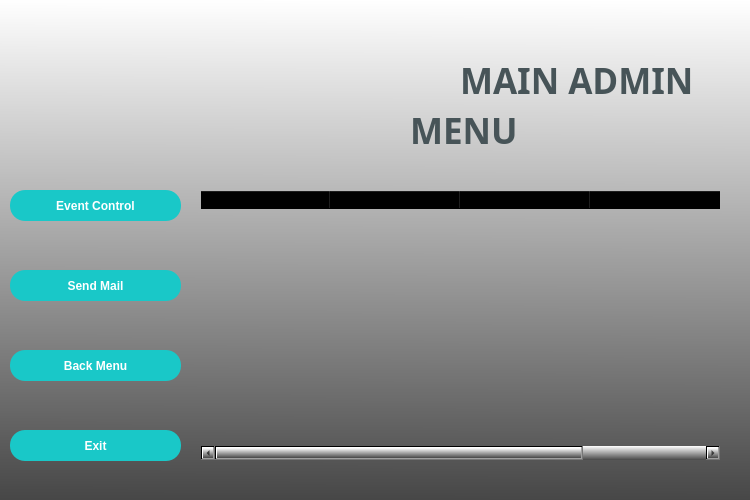
<?xml version="1.0" encoding="UTF-8"?>
<ui version="4.0">
 <class>Form</class>
 <widget class="QWidget" name="Form">
  <property name="geometry">
   <rect>
    <x>0</x>
    <y>0</y>
    <width>750</width>
    <height>500</height>
   </rect>
  </property>
  <property name="sizePolicy">
   <sizepolicy hsizetype="Preferred" vsizetype="Ignored">
    <horstretch>0</horstretch>
    <verstretch>0</verstretch>
   </sizepolicy>
  </property>
  <property name="minimumSize">
   <size>
    <width>750</width>
    <height>500</height>
   </size>
  </property>
  <property name="maximumSize">
   <size>
    <width>750</width>
    <height>500</height>
   </size>
  </property>
  <property name="windowTitle">
   <string>MAIN ADMIN MENU</string>
  </property>
  <property name="windowIcon">
   <iconset>
    <normaloff>pictures/wehere_icon.png</normaloff>pictures/wehere_icon.png</iconset>
  </property>
  <property name="styleSheet">
   <string notr="true">background-color: qlineargradient(spread:pad, x1:0.489, y1:1, x2:0.494, y2:0, stop:0 rgba(71, 71, 71, 255), stop:1 rgba(255, 255, 255, 255));</string>
  </property>
  <widget class="QPushButton" name="pushButton_mam_exit">
   <property name="geometry">
    <rect>
     <x>10</x>
     <y>430</y>
     <width>171</width>
     <height>31</height>
    </rect>
   </property>
   <property name="font">
    <font>
     <family>Arial</family>
     <bold>true</bold>
    </font>
   </property>
   <property name="styleSheet">
    <string notr="true">QPushButton{
	border-radius : 15px;
	background-color : rgb(25, 200, 200);
	color: rgb(255, 255, 255);
}
QPushButton:hover{
	background-color: rgb(20, 135, 135);
 border: 2px solid rgb(162, 0, 0);
}</string>
   </property>
   <property name="text">
    <string>Exit</string>
   </property>
  </widget>
  <widget class="QLabel" name="label_2">
   <property name="geometry">
    <rect>
     <x>200</x>
     <y>32</y>
     <width>261</width>
     <height>101</height>
    </rect>
   </property>
   <property name="styleSheet">
    <string notr="true">
background-color: rgba(0, 0, 0,0%);</string>
   </property>
   <property name="text">
    <string/>
   </property>
   <property name="pixmap">
    <pixmap>pictures/wehere_logo.ico</pixmap>
   </property>
  </widget>
  <widget class="QPushButton" name="pushButton_mam_send_mail">
   <property name="geometry">
    <rect>
     <x>10</x>
     <y>270</y>
     <width>171</width>
     <height>31</height>
    </rect>
   </property>
   <property name="font">
    <font>
     <family>Arial</family>
     <bold>true</bold>
    </font>
   </property>
   <property name="styleSheet">
    <string notr="true">QPushButton{
	border-radius : 15px;
	background-color : rgb(25, 200, 200);
	color: rgb(255, 255, 255);
}
QPushButton:hover{
	background-color: rgb(20, 135, 135);
 border: 2px solid rgb(162, 0, 0);
}</string>
   </property>
   <property name="text">
    <string>Send Mail</string>
   </property>
  </widget>
  <widget class="QLabel" name="label">
   <property name="geometry">
    <rect>
     <x>10</x>
     <y>10</y>
     <width>191</width>
     <height>171</height>
    </rect>
   </property>
   <property name="styleSheet">
    <string notr="true">background-color: rgba(0, 0, 0,0%);</string>
   </property>
   <property name="text">
    <string/>
   </property>
   <property name="pixmap">
    <pixmap>pictures/main_admin.png</pixmap>
   </property>
   <property name="scaledContents">
    <bool>true</bool>
   </property>
  </widget>
  <widget class="QLabel" name="label_3">
   <property name="geometry">
    <rect>
     <x>460</x>
     <y>60</y>
     <width>251</width>
     <height>41</height>
    </rect>
   </property>
   <property name="font">
    <font>
     <family>Arial Black</family>
     <pointsize>26</pointsize>
     <bold>true</bold>
    </font>
   </property>
   <property name="styleSheet">
    <string notr="true">background-color: rgba(0, 0, 0,0%);
color: rgb(71, 84, 88);</string>
   </property>
   <property name="text">
    <string>MAIN ADMIN</string>
   </property>
  </widget>
  <widget class="QTableWidget" name="tableWidget">
   <property name="geometry">
    <rect>
     <x>200</x>
     <y>190</y>
     <width>521</width>
     <height>271</height>
    </rect>
   </property>
   <property name="styleSheet">
    <string notr="true">background-color: rgba(0, 0, 0,0%);</string>
   </property>
   <attribute name="horizontalHeaderDefaultSectionSize">
    <number>130</number>
   </attribute>
   <column>
    <property name="text">
     <string>Event Name</string>
    </property>
   </column>
   <column>
    <property name="text">
     <string>Start Time</string>
    </property>
   </column>
   <column>
    <property name="text">
     <string>Participant Mail</string>
    </property>
    <property name="textAlignment">
     <set>AlignHCenter|AlignTop</set>
    </property>
   </column>
   <column>
    <property name="text">
     <string>Organizer Mail</string>
    </property>
   </column>
  </widget>
  <widget class="QPushButton" name="pushButton_back_menu">
   <property name="geometry">
    <rect>
     <x>10</x>
     <y>350</y>
     <width>171</width>
     <height>31</height>
    </rect>
   </property>
   <property name="font">
    <font>
     <family>Arial</family>
     <bold>true</bold>
    </font>
   </property>
   <property name="styleSheet">
    <string notr="true">QPushButton{
	border-radius : 15px;
	background-color : rgb(25, 200, 200);
	color: rgb(255, 255, 255);
}
QPushButton:hover{
	background-color: rgb(20, 135, 135);
 border: 2px solid rgb(162, 0, 0);
}</string>
   </property>
   <property name="text">
    <string>Back Menu</string>
   </property>
  </widget>
  <widget class="QLabel" name="label_4">
   <property name="geometry">
    <rect>
     <x>410</x>
     <y>110</y>
     <width>121</width>
     <height>41</height>
    </rect>
   </property>
   <property name="font">
    <font>
     <family>Arial Black</family>
     <pointsize>26</pointsize>
     <bold>true</bold>
    </font>
   </property>
   <property name="styleSheet">
    <string notr="true">background-color: rgba(0, 0, 0,0%);
color: rgb(71, 84, 88);</string>
   </property>
   <property name="text">
    <string>MENU</string>
   </property>
  </widget>
  <widget class="QPushButton" name="pushButton_mam_event_control">
   <property name="geometry">
    <rect>
     <x>10</x>
     <y>190</y>
     <width>171</width>
     <height>31</height>
    </rect>
   </property>
   <property name="font">
    <font>
     <family>Arial</family>
     <bold>true</bold>
    </font>
   </property>
   <property name="styleSheet">
    <string notr="true">QPushButton{
	border-radius : 15px;
	background-color : rgb(25, 200, 200);
	color: rgb(255, 255, 255);
}
QPushButton:hover{
	background-color: rgb(20, 135, 135);
 border: 2px solid rgb(162, 0, 0);
}</string>
   </property>
   <property name="text">
    <string>Event Control</string>
   </property>
  </widget>
 </widget>
 <resources/>
 <connections/>
</ui>
